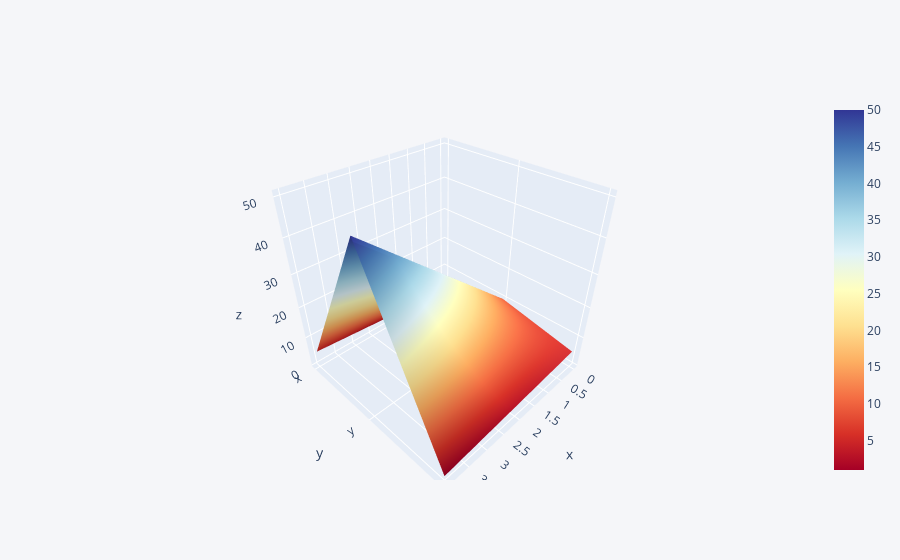

This figure's notebook cell:
### Code cell
df3.iplot(kind='surface',colorscale='rdylbu')

### Figure 1 — Plotly figure (JSON) as saved in the notebook; plotly's stock layout.template omitted (floating-point values rounded to 4 significant figures)
{"data": [{"colorscale": [[0, "rgb(165,0,38)"], [0.1, "rgb(215,48,39)"], [0.2, "rgb(244,109,67)"], [0.3, "rgb(253,174,97)"], [0.4, "rgb(254,224,144)"], [0.5, "rgb(255,255,191)"], [0.6, "rgb(224,243,248)"], [0.7, "rgb(171,217,233)"], [0.8, "rgb(116,173,209)"], [0.9, "rgb(69,117,180)"], [1, "rgb(49,54,149)"]], "type": "surface", "x": [0, 1, 2, 3, 4], "y": ["x", "y", "z"], "z": [[1, 2, 3, 4, 5], [10, 20, 30, 40, 50], [5, 4, 3, 2, 1]]}], "layout": {"legend": {"bgcolor": "#F5F6F9", "font": {"color": "#4D5663"}}, "paper_bgcolor": "#F5F6F9", "plot_bgcolor": "#F5F6F9", "title": {"font": {"color": "#4D5663"}}, "xaxis": {"gridcolor": "#E1E5ED", "showgrid": true, "tickfont": {"color": "#4D5663"}, "title": {"font": {"color": "#4D5663"}, "text": ""}, "zerolinecolor": "#E1E5ED"}, "yaxis": {"gridcolor": "#E1E5ED", "showgrid": true, "tickfont": {"color": "#4D5663"}, "title": {"font": {"color": "#4D5663"}, "text": ""}, "zerolinecolor": "#E1E5ED"}}}
